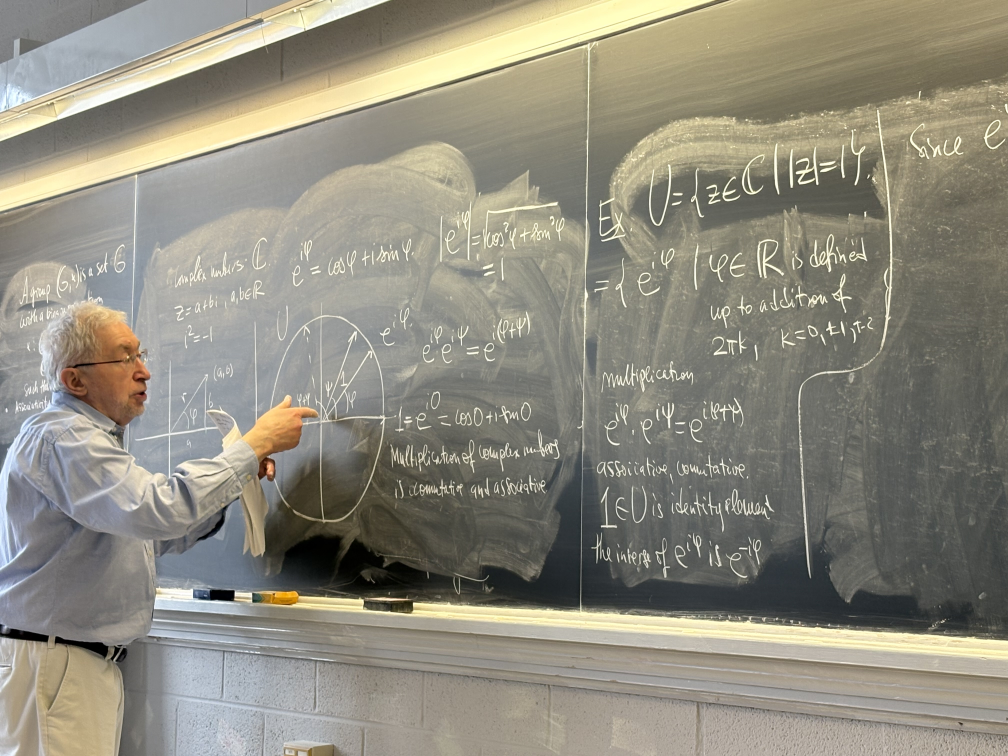
#> input picture examples/ex.JPG, 4032 x 3024 px, found by its file name (shown at 1/4 size)
$ python homography_test.py
#> lines starting #> are read from the running program, lines starting #| are printed output that depends on the picture
import cv2
import numpy as np


image = cv2.imread("examples/ex.JPG")
#> image is the input picture: shape (3024, 4032, 3); mean B, G, R 127.6, 140.8, 144.1
# image = cv2.resize(image, (800, 600))

height, width, _ = image.shape
#> height = 3024; width = 4032

print(width, height)
#| 4032 3024

source_points = np.float32([[10, 150], [790, -100], [790, 530], [10, 470]]) * 5
dest_points = np.float32([[0, 0], [width+1000, 0], [width+1000, height], [0, height]])

circle_image = image.copy()
for pt in source_points:
    circle_image = cv2.circle(circle_image, (int(pt[0]), int(pt[1])), 50, (0, 0, 255), -1)

H = cv2.getPerspectiveTransform(source_points, dest_points)

transformed_image = cv2.warpPerspective(image, H, (width+1000, height))
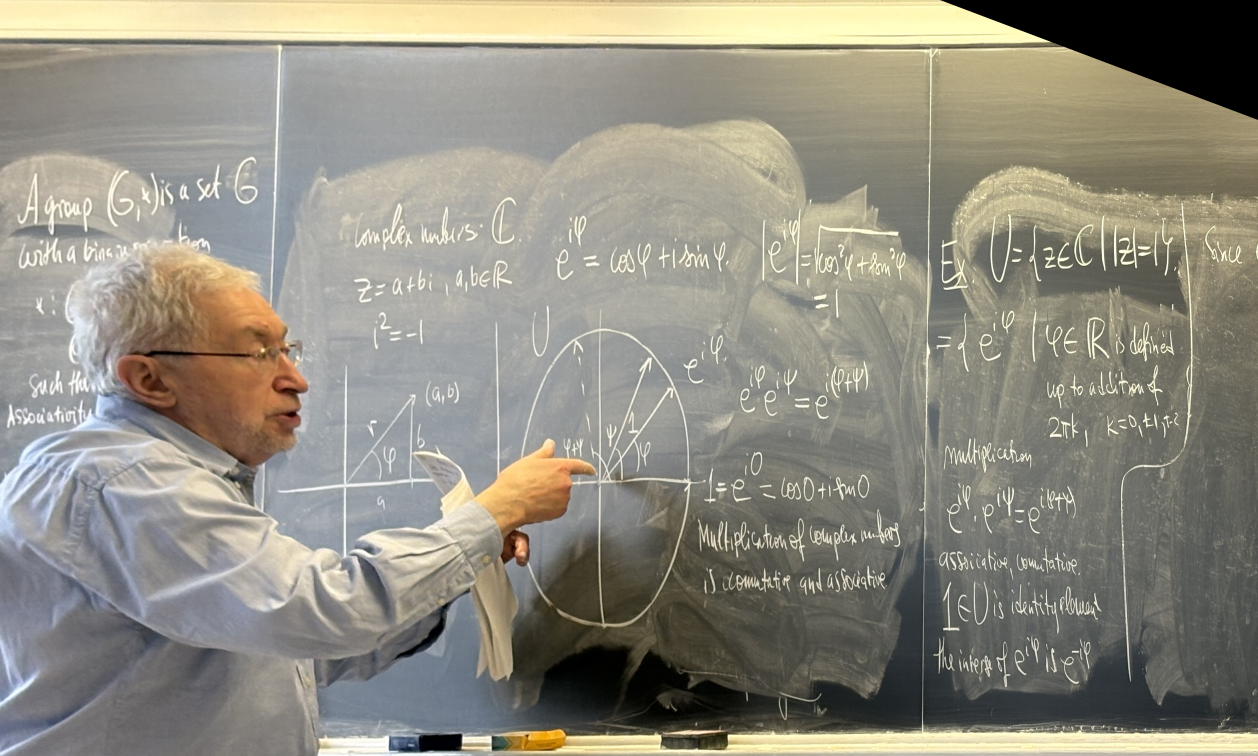
#> transformed_image: shape (3024, 5032, 3) (shown at 1/4 size); mean B, G, R 129.1, 140.7, 144

cv2.imshow("image", circle_image)
cv2.waitKey(0)

cv2.imshow("image2", transformed_image)
cv2.waitKey(0)

$ run again, with examples/ex2.JPG copied over examples/ex.JPG
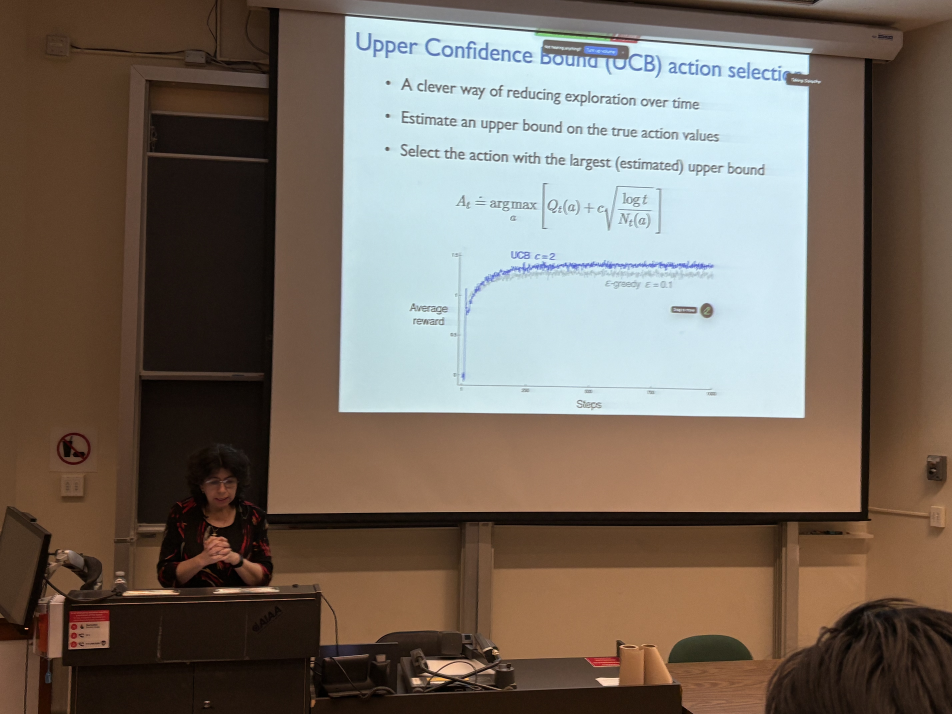
#> input picture examples/ex2.JPG, 5712 x 4284 px, found by its file name (shown at 1/6 size)
#> image is the input picture: shape (4284, 5712, 3); mean B, G, R 97.1, 107.5, 118.8
#| 5712 4284
#> `transformed_image = cv2.warpPerspective(image, H, (width+1000, height))`:
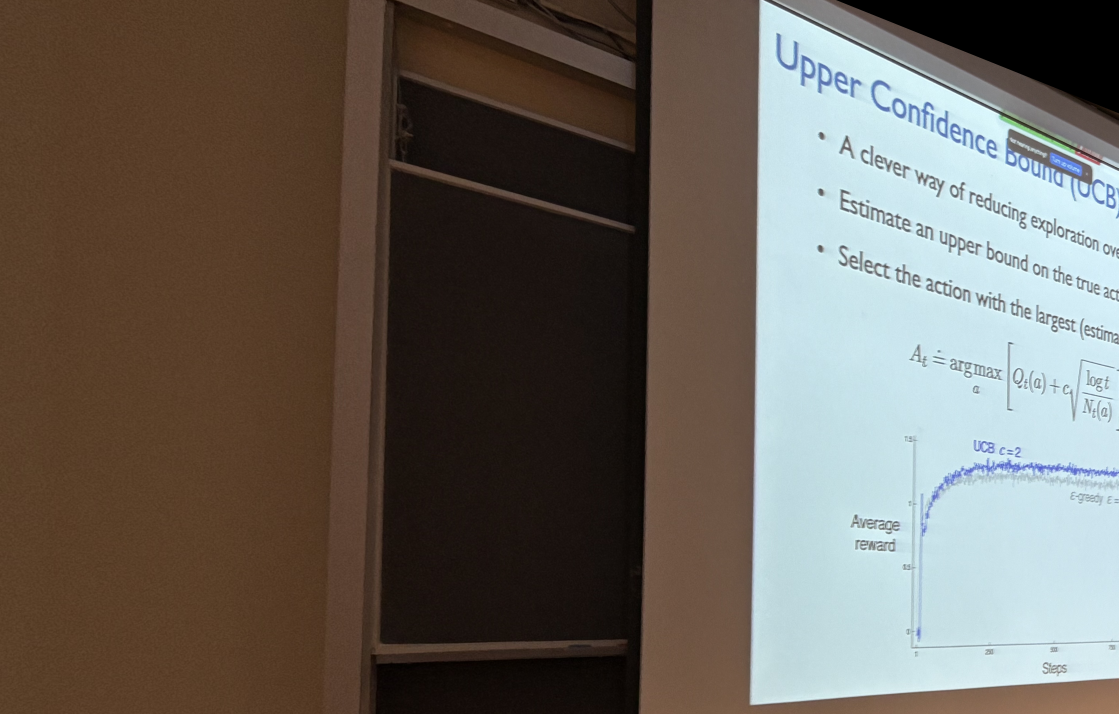
#> transformed_image: shape (4284, 6712, 3) (shown at 1/6 size); mean B, G, R 91.2, 98.9, 105.6

$ run again, with examples/ex3.JPG copied over examples/ex.JPG
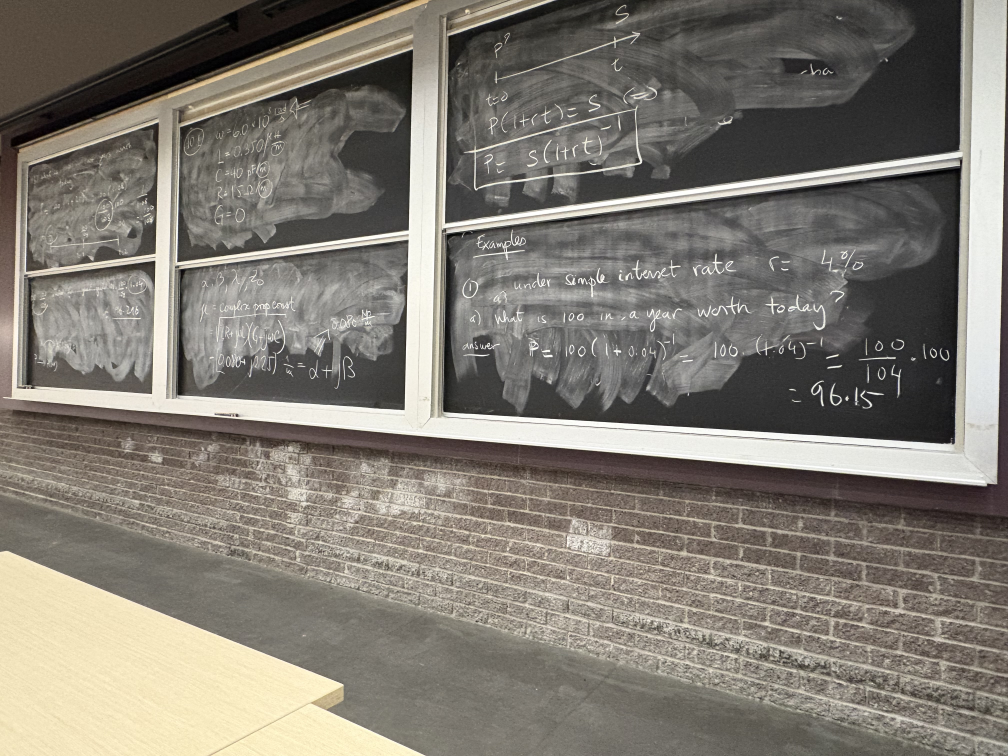
#> input picture examples/ex3.JPG, 4032 x 3024 px, found by its file name (shown at 1/4 size)
#> image is the input picture: shape (3024, 4032, 3); mean B, G, R 114.8, 123.5, 128.6
#| 4032 3024
#> `transformed_image = cv2.warpPerspective(image, H, (width+1000, height))`:
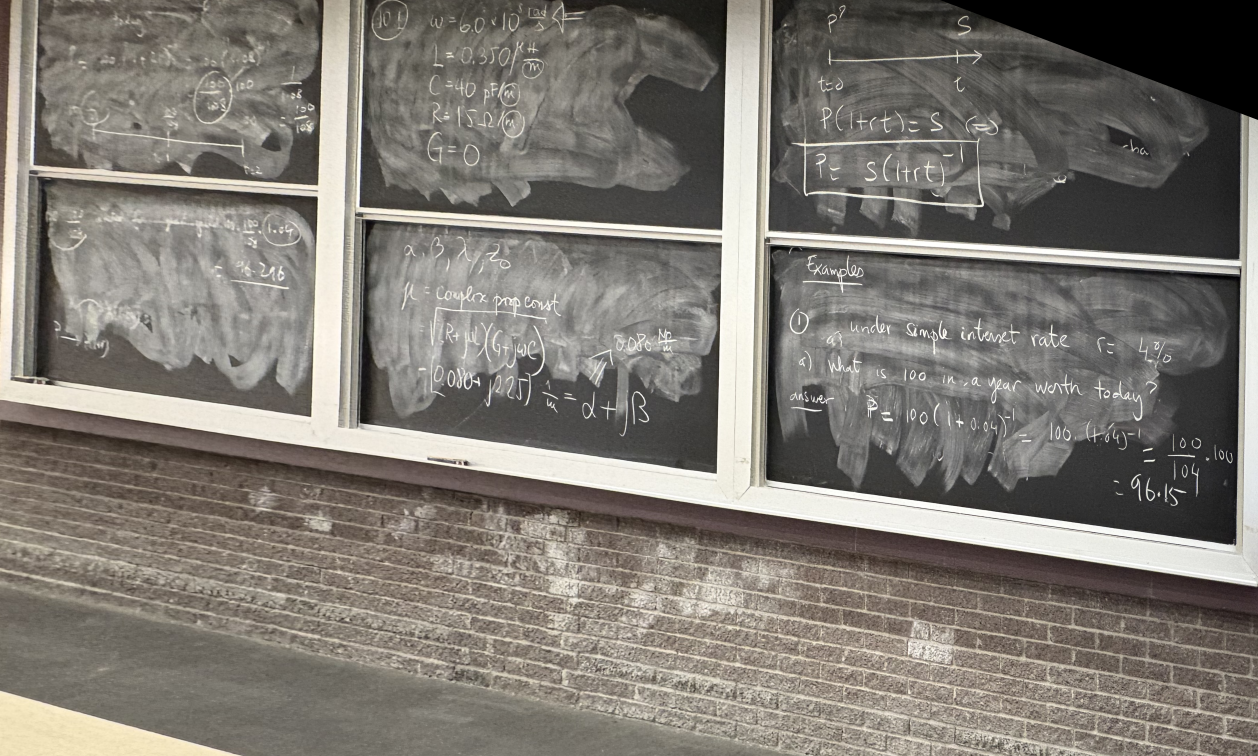
#> transformed_image: shape (3024, 5032, 3) (shown at 1/4 size); mean B, G, R 115, 122, 126.6
